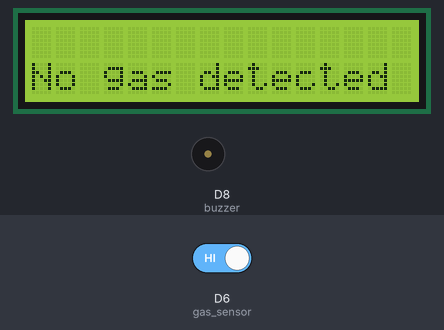
Simulated run of this sketch. Board: ESP8266 (NodeMCU). On the bench: 16×2 character LCD, buzzer (waves = sounding, pin HIGH). The test bench sets the inputs (shaded band); at power-on: D6 (gas_sensor) HIGH. WiFi joins after 1.5 s; servers stay silent unless stated; no MQTT or app messages arrive unless stated; what the sketch prints to the serial monitor is not drawn.

Above: at 4.2 s.
4.3 s: D6 (gas_sensor) driven LOW
At 8.8 s:
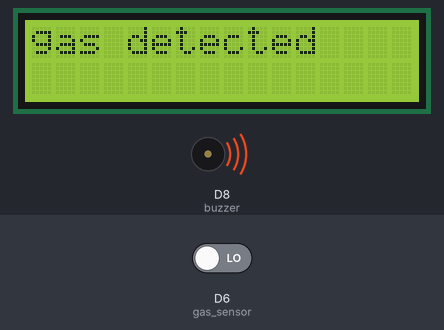
9.1 s: D6 (gas_sensor) driven HIGH
At 13.1 s:
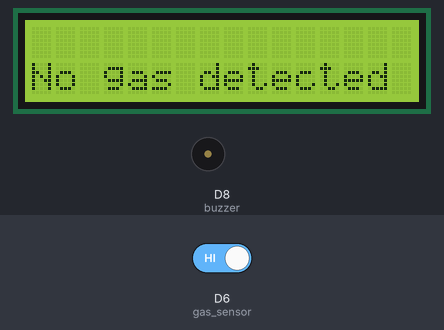
Timing chart, 0 to 14.6 s (numbered marks = the images above; inputs shaded):
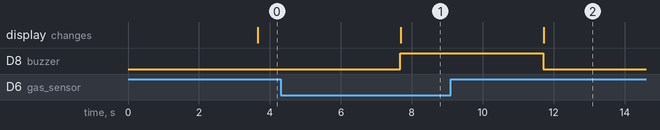

The sketch:

gas.ino
```cpp
// Include required libraries
#include <Wire.h>
#include <LiquidCrystal_I2C.h>
#include <ESP8266WiFi.h>
#include "Adafruit_MQTT.h"
#include "Adafruit_MQTT_Client.h"

// Define LCD and WiFi credentials
LiquidCrystal_I2C lcd(0x27,16,2);
#define WLAN_SSID "Galaxy"
#define WLAN_PASS "gptmasab"

// Define MQTT server and authentication details
#define MQTT_SERV "io.adafruit.com"
#define MQTT_PORT 1883
#define MQTT_NAME "AUTOMATION_2344"
#define MQTT_PASS "aio_QnFH446bAoFlmPiwv3Ebae0pxwJ7"
/////////////////////////////////////////////////Feeds///////////////////////////////////////////////////////////
// Create WiFi client and Adafruit MQTT client instances
WiFiClient client;
Adafruit_MQTT_Client mqtt(&client, MQTT_SERV, MQTT_PORT, MQTT_NAME, MQTT_PASS);


// Create MQTT Publish object for gas sensor value
Adafruit_MQTT_Publish flame = Adafruit_MQTT_Publish(&mqtt, MQTT_NAME "/g/gas");

// Define digital pins for the gas sensor and buzzer
int gas_sensor=D6;
int buzzer=D8;
int f1 = 0;
int f2 = 0;

// Setup function
void setup() {
// Intialize the LCD
lcd.init();
lcd.backlight();

// Set pin modes
pinMode(gas_sensor,INPUT);
pinMode(buzzer,OUTPUT);

// Start serial communication
Serial.begin(9600);
Serial.print("Connecting to ");
Serial.println(WLAN_SSID);
lcd.setCursor(0,0);
lcd.print("Gas Detection");
lcd.setCursor(0,1);
lcd.print(" System");

//Connect to WiFi network
WiFi.begin(WLAN_SSID, WLAN_PASS);
while (WiFi.status() != WL_CONNECTED)
{
delay(500);
Serial.print(".");
}
Serial.println();
Serial.println("WiFi connected");
Serial.println("IP address: ");
Serial.print(WiFi.localIP());

MQTT_connect();
}

//Main Loop
void loop() {
//Read gas sensor value
int output=digitalRead(gas_sensor);

//Publish gas sensor value to MQTT topic
if (flame.publish(output)) {
Serial.println("gas value updated");
delay(2000);
}

//Display gas detection status on the LCD and control the buzzer
Serial.println(output);
if(output==0){
if(f1 == 0){
f1=1;
f2=0;
lcd.clear();
}
digitalWrite(buzzer,HIGH);
lcd.setCursor(0,0);
lcd.print("gas detected");
}
else{
if(f2==0){
f2=1;
f1=0;
lcd.clear();
}
digitalWrite(buzzer,LOW);
lcd.setCursor(0,1);
lcd.print("No gas detected");
}
}

//Function to establish MQTT server
void MQTT_connect()
{
int8_t ret;
if (mqtt.connected())
{
return;
}
Serial.print("Connecting to MQTT... ");
uint8_t retries = 3;
while ((ret = mqtt.connect()) != 0)
{
Serial.println(mqtt.connectErrorString(ret));
Serial.println("Retrying MQTT connection in 5 seconds...");
mqtt.disconnect();
delay(5000);
retries--;
if (retries == 0)
{
while (1);
}
}
Serial.println("MQTT Connected!");
}
```

Measured:
- after the input at 4.3 s, D8 (buzzer): LOW → HIGH after 3.4 s; the display: changes after 3.4 s (image 1)
- after the input at 9.1 s, D8 (buzzer): HIGH → LOW after 2.6 s; the display: changes after 2.6 s (image 2)
